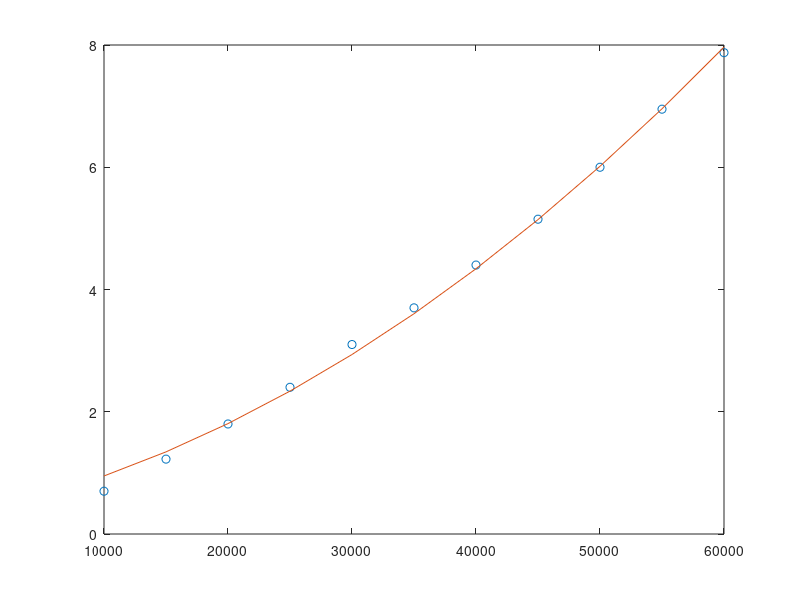

This figure's MATLAB source:
function [Kf,a] = getKf()
u = [
    10000;
    15000;
    20000;
    25000;
    30000;
    35000;
    40000;
    45000;
    50000;
    55000;
    60000;
    ];
f = [
    2.8;
    4.9;
    7.2;
    9.6;
    12.4;
    14.8;
    17.6;
    20.6;
    24;
    27.8;
    31.5;
    ];
data = [u/1E3,f/4];
c = fminunc(@(c)sqrerr(c,data),[.005, -15]);
Kf = c(1)/1E6;
a = c(2)*1E3;
plot(u,f/4,'o',u, Kf*(u-a).^2);
end

function err = sqrerr(c,dat)
k = c(1);
a = c(2);
x = dat(:,1);
ypred = k*(x-a).^2;
y = dat(:,2);
err = sum((y-ypred).^2);
end
